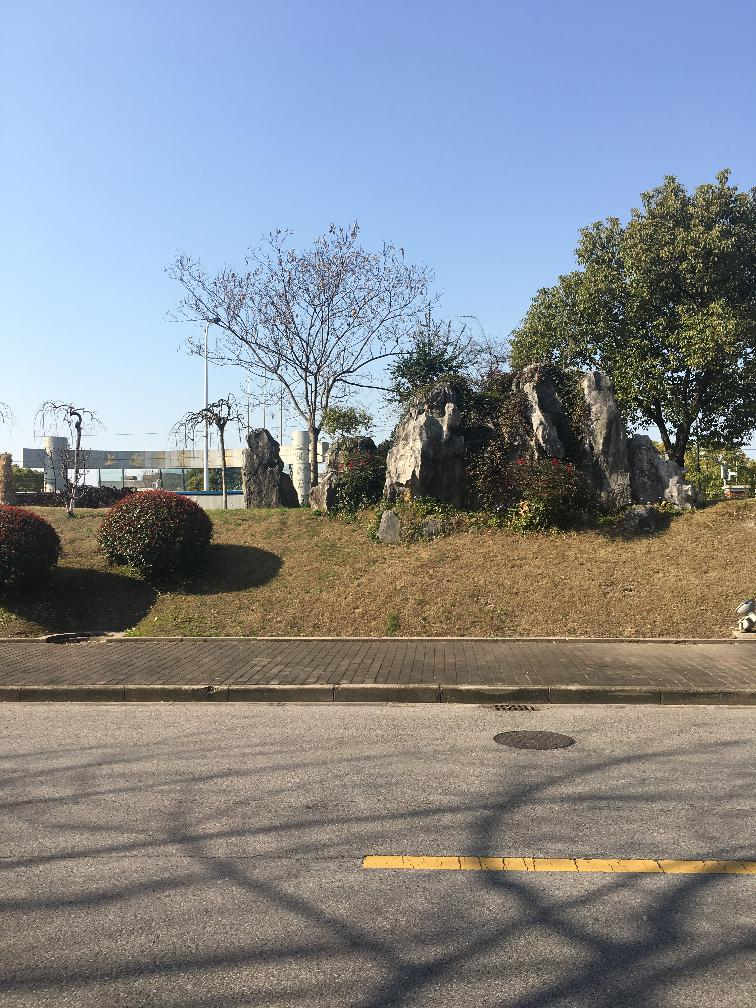
#> input picture resources/images/left.jpg, 756 x 1008 px
$ python test_stitch.py
#> lines starting #> are read from the running program, lines starting #| are printed output that depends on the picture
import cv2
import numpy as np


def ratio_test(raw_matches, ratio):
    # ratio test
    matches = []
    for m in raw_matches:
        if len(m)==2 and m[0].distance < ratio * m[1].distance:
            matches.append((m[0].queryIdx, m[0].trainIdx))

    return matches


def detect_and_describe(image, descriptor):
    kps, features = descriptor.detectAndCompute(image, None)
    kps = np.float32([kp.pt for kp in kps])

    return kps, features


def get_smooth_mask(shape):
    mask = np.zeros(shape)
    mat = np.eye(shape[0])
    mat[:, 0] = 1
    mask[0, :shape[1]] = np.linspace(0, 1, shape[1])
    mask = np.matmul(mat, mask)

    return mask


def stitch_image(imageA, imageB, ptsA, ptsB, thresh):
    (H, status) = cv2.findHomography(ptsB, ptsA, cv2.RANSAC, thresh)
    imageBwarped = cv2.warpPerspective(imageB, H, (imageA.shape[1] + imageB.shape[1], imageA.shape[0]))
    mask = np.ones(imageBwarped.shape[:2], dtype=np.float32)
    mask[:, :imageA.shape[1]] = 0
    smooth_lim = imageA.shape[1] // 10
    mask[:, imageA.shape[1]-smooth_lim:imageA.shape[1]] = get_smooth_mask((imageA.shape[0], smooth_lim))
    mask = mask * (imageBwarped[:, :, 0] != 0)
    result = imageBwarped.copy()
    result[:imageA.shape[0], :imageA.shape[1]] = imageA * (1-mask[:, :imageA.shape[1], None]) + \
                                                 (imageBwarped * mask[:, :, None])[:, :imageA.shape[1], :]

    return result


if __name__ == "__main__":
    thresh = 4
    img1 = cv2.imread("left.jpg")
#> img1 is the input picture: shape (1008, 756, 3); mean B, G, R 141.6, 136.6, 132.8
    img2 = cv2.imread("right.jpg")
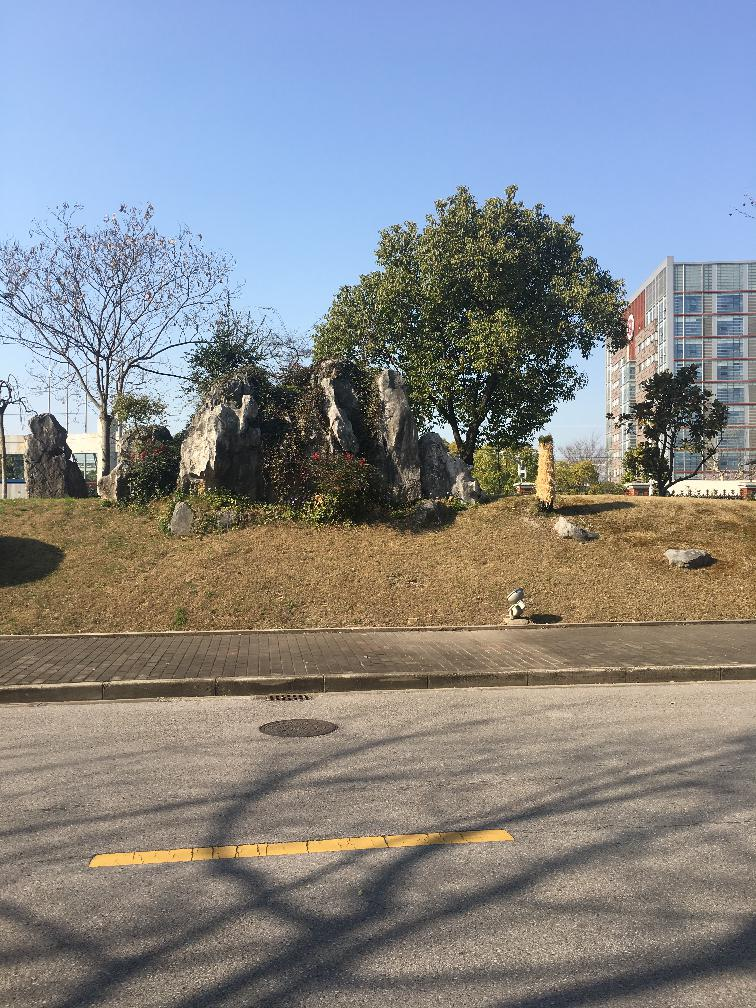
#> input picture resources/images/right.jpg, 756 x 1008 px
#> img2 is the input picture: shape (1008, 756, 3); mean B, G, R 139, 135.8, 133.5
    sift = cv2.xfeatures2d.SIFT_create()
    kp1s, feature1s = detect_and_describe(img1, sift)
#> in detect_and_describe, `kps, features = descriptor.detectAndCompute(image, None)`: kps = 2794 keypoints; strongest (x, y, size): (673, 439, 4.8), (652, 406, 2), (700, 415, 3), (691, 430, 2.3)
#> in detect_and_describe, `kps = np.float32([kp.pt for kp in kps])`: kps = 2794 pairs, first value 2.92 to 750.9, second value 169.4 to 1004.4
#> kp1s has the same summary as kps in detect_and_describe
    kp2s, feature2s = detect_and_describe(img2, sift)
#> in detect_and_describe (call 2), `kps, features = descriptor.detectAndCompute(image, None)`: kps = 3363 keypoints; strongest (x, y, size): (463, 437, 4.1), (135, 363, 1.8), (71, 459, 2.4), (100, 358, 1.8)
#> kp2s = 3363 pairs, first value 2.6 to 753.1, second value 190.2 to 1004.3
    bf = cv2.BFMatcher()
    matches = bf.knnMatch(feature1s, feature2s, k=2)
#> matches = 2794 matches
    matches = ratio_test(matches, 0.75)
#> after the loop in ratio_test, `for m in raw_matches:`: matches = 306 pairs, first value 128 to 2785, second value 23 to 3005
    ptsA = np.float32([kp1s[i] for (i, _) in matches])
#> ptsA = 306 pairs, first value 64.53 to 749, second value 183 to 971.2
    ptsB = np.float32([kp2s[i] for (_, i) in matches])
#> ptsB = 306 pairs, first value 6.2 to 671.6, second value 190.2 to 970.2
    result = stitch_image(img1, img2, ptsA, ptsB, thresh)
#> in stitch_image, `(H, status) = cv2.findHomography(ptsB, ptsA, cv2.RANSAC, thresh)`: H = [[0.823, 0.0281, 209.7], [-0.135, 0.942, 42.13], [-0.000244, 9.44e-06, 1]]; status = 306 values, max 1 at index 4, min 0 at index 0, mean 0.673
#> in stitch_image, `imageBwarped = cv2.warpPerspective(imageB, H, (imageA.shape[1] + image..`:
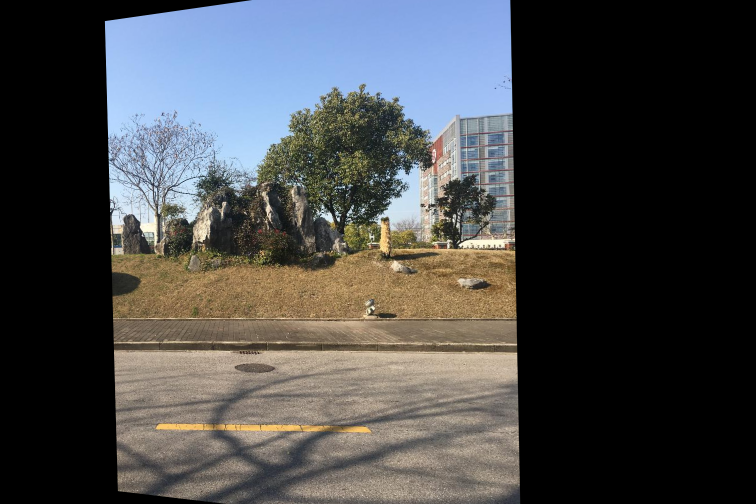
#> imageBwarped: shape (1008, 1512, 3) (shown at 1/2 size); mean B, G, R 72.9, 71.9, 70.9
#> in stitch_image, `mask[:, imageA.shape[1]-smooth_lim:imageA.shape[1]] = get_smooth_mask(..`:
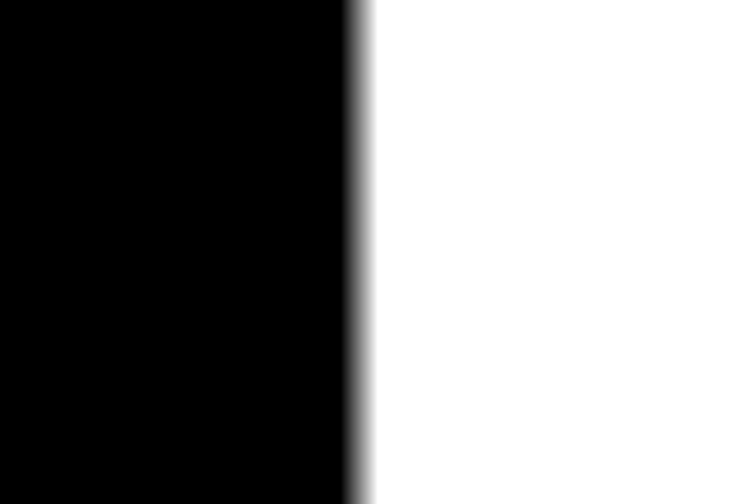
#> mask: shape (1008, 1512) float32 (shown at 1/2 size); min 0, max 1, mean 0.525
#> in stitch_image, `mask = mask * (imageBwarped[:, :, 0] != 0)`:
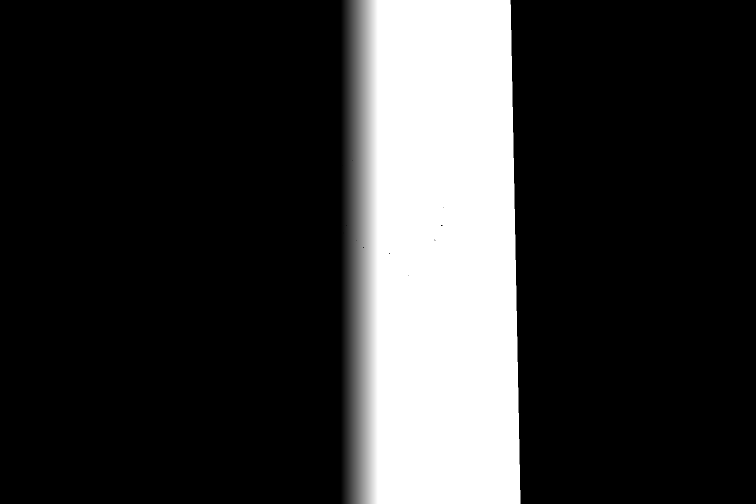
#> mask: shape (1008, 1512) float32 (shown at 1/2 size); min 0, max 1, mean 0.207
#> in stitch_image, `result[:imageA.shape[0], :imageA.shape[1]] = imageA * (1-mask[:, :imag..`:
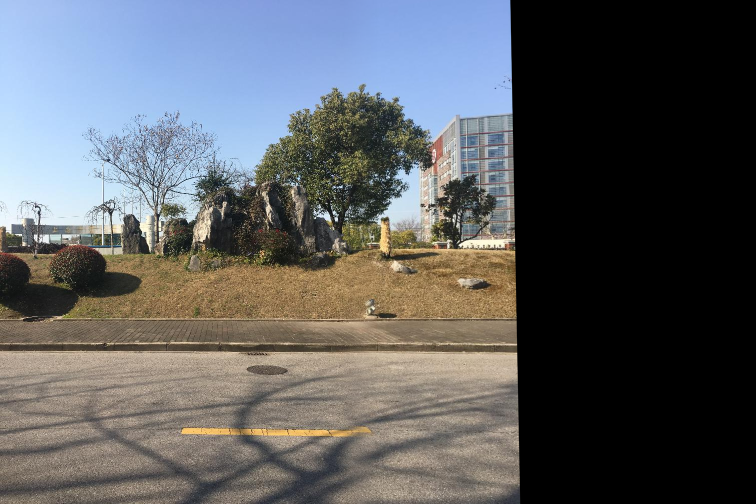
#> result: shape (1008, 1512, 3) (shown at 1/2 size); mean B, G, R 96.6, 94, 92.2

    cv2.imwrite("result.jpg", result)
